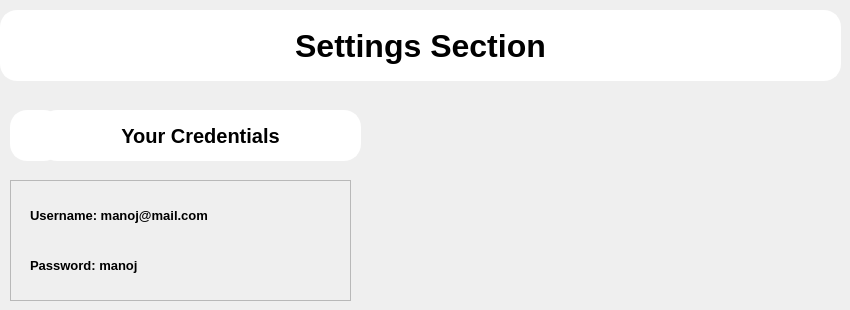
       <widget class="QWidget" name="tab">
        <attribute name="title">
         <string>settings</string>
        </attribute>
        <widget class="QLabel" name="ltop">
         <property name="geometry">
          <rect>
           <x>40</x>
           <y>110</y>
           <width>321</width>
           <height>51</height>
          </rect>
         </property>
         <property name="font">
          <font>
           <pointsize>15</pointsize>
           <weight>75</weight>
           <bold>true</bold>
          </font>
         </property>
         <property name="layoutDirection">
          <enum>Qt::LeftToRight</enum>
         </property>
         <property name="styleSheet">
          <string notr="true">background-color: rgb(255, 255, 255);
border:2px solid rgb(255, 255, 255);
border-radius:17px;</string>
         </property>
         <property name="text">
          <string>Your Credentials</string>
         </property>
         <property name="alignment">
          <set>Qt::AlignCenter</set>
         </property>
        </widget>
        <widget class="QFrame" name="frame_13">
         <property name="geometry">
          <rect>
           <x>10</x>
           <y>180</y>
           <width>341</width>
           <height>121</height>
          </rect>
         </property>
         <property name="frameShape">
          <enum>QFrame::StyledPanel</enum>
         </property>
         <property name="frameShadow">
          <enum>QFrame::Raised</enum>
         </property>
         <widget class="QLabel" name="lp">
          <property name="geometry">
           <rect>
            <x>20</x>
            <y>70</y>
            <width>191</width>
            <height>31</height>
           </rect>
          </property>
          <property name="font">
           <font>
            <pointsize>10</pointsize>
            <weight>75</weight>
            <bold>true</bold>
           </font>
          </property>
          <property name="layoutDirection">
           <enum>Qt::LeftToRight</enum>
          </property>
          <property name="styleSheet">
           <string notr="true"/>
          </property>
          <property name="text">
           <string>Password: manoj</string>
          </property>
          <property name="alignment">
           <set>Qt::AlignLeading|Qt::AlignLeft|Qt::AlignVCenter</set>
          </property>
         </widget>
         <widget class="QLabel" name="lu">
          <property name="geometry">
           <rect>
            <x>20</x>
            <y>20</y>
            <width>251</width>
            <height>31</height>
           </rect>
          </property>
          <property name="font">
           <font>
            <pointsize>10</pointsize>
            <weight>75</weight>
            <bold>true</bold>
           </font>
          </property>
          <property name="layoutDirection">
           <enum>Qt::LeftToRight</enum>
          </property>
          <property name="styleSheet">
           <string notr="true"/>
          </property>
          <property name="text">
           <string>Username: manoj@mail.com</string>
          </property>
          <property name="alignment">
           <set>Qt::AlignLeading|Qt::AlignLeft|Qt::AlignVCenter</set>
          </property>
         </widget>
        </widget>
        <widget class="QLabel" name="lhead">
         <property name="geometry">
          <rect>
           <x>0</x>
           <y>10</y>
           <width>841</width>
           <height>71</height>
          </rect>
         </property>
         <property name="font">
          <font>
           <pointsize>24</pointsize>
           <weight>75</weight>
           <bold>true</bold>
          </font>
         </property>
         <property name="layoutDirection">
          <enum>Qt::LeftToRight</enum>
         </property>
         <property name="styleSheet">
          <string notr="true">background-color: rgb(255, 255, 255);
border:2px solid rgb(255, 255, 255);
border-radius:17px;</string>
         </property>
         <property name="text">
          <string>Settings Section</string>
         </property>
         <property name="alignment">
          <set>Qt::AlignCenter</set>
         </property>
        </widget>
        <widget class="QLabel" name="licon">
         <property name="geometry">
          <rect>
           <x>10</x>
           <y>110</y>
           <width>51</width>
           <height>51</height>
          </rect>
         </property>
         <property name="styleSheet">
          <string notr="true">background-color: rgb(255, 255, 255);
border:2px solid rgb(255, 255, 255);
border-radius:17px;</string>
         </property>
         <property name="text">
          <string/>
         </property>
         <property name="pixmap">
          <pixmap resource="resource3.qrc">:/blueIcon/iconsblue/codepen.svg</pixmap>
         </property>
         <property name="scaledContents">
          <bool>false</bool>
         </property>
        </widget>
       </widget>
